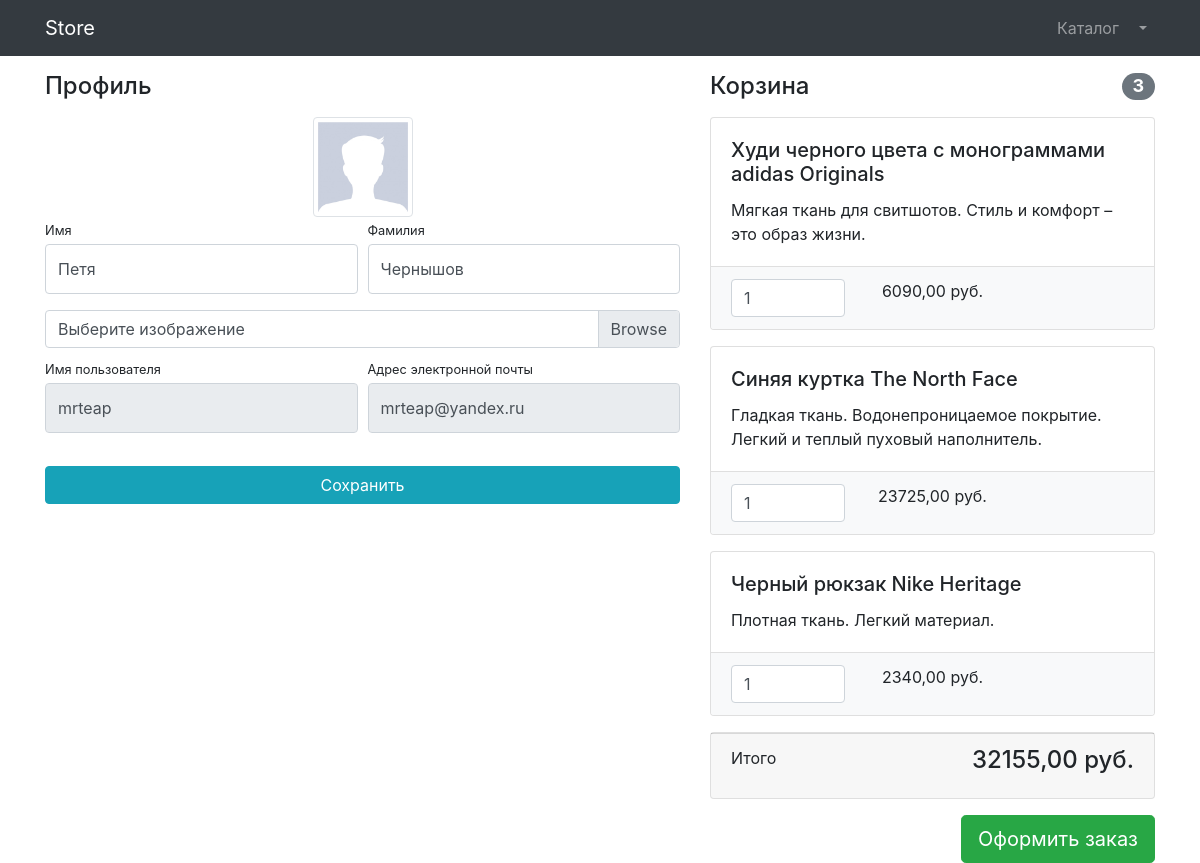
The app's page /users/prfile/7/ (signed in) with its own data.
### users/models.py (models this page shows)
class User(AbstractUser):
    image = models.ImageField(upload_to = 'users_images', null = True, blank = True)
    is_verified_email =  models.BooleanField(default = False)

### product/models.py (models this page shows, shortened)
class Basket(models.Model):
    user = models.ForeignKey(to = User, on_delete = models.CASCADE)
    product = models.ForeignKey(to = Product, on_delete = models.CASCADE)
    quantity = models.PositiveSmallIntegerField(default = 0)
    create_timestamp = models.DateTimeField(auto_now_add = True)
    objects = BasketQuerySet.as_manager()
    def sum(self):
        return self.product.price * self.quantity

class Product(models.Model):
    name = models.CharField(max_length = 255)
    description = models.TextField()
    price = models.DecimalField(max_digits = 8, decimal_places = 2)
    quantity = models.PositiveIntegerField(default = 0)
    image = models.ImageField(upload_to = 'products_images')
    category = models.ForeignKey(to=ProductCategory, on_delete = models.CASCADE)
    class Meta:
        verbose_name = 'product'
        verbose_name_plural = 'products'

### users/views.py (the view, shortened to what this page needs)
# urls.py: path('prfile/<int:pk>/', login_required(UserProfileView.as_view()), name='profile'),
class UserProfileView(TitleMixin, UpdateView):
    model = User
    form_class = UserProfileForm
    template_name = 'users/profile.html'
    title = 'Store-Личный кабинет'
    def get_context_data(self, **kwargs):
        context = super(UserProfileView, self).get_context_data()
        context['baskets'] = Basket.objects.filter(user=self.object)
        return context

### users/forms.py
class UserProfileForm(UserChangeForm):
    first_name = forms.CharField(widget = forms.TextInput(attrs = {'class': 'form-control py-4'}))
    last_name = forms.CharField(widget = forms.TextInput(attrs = {'class': 'form-control py-4'}))
    image = forms.ImageField(widget = forms.FileInput(attrs = {'class': 'custom-file-input'}), required = False)
    username = forms.CharField(widget = forms.TextInput(attrs = {'class': 'form-control py-4', 'readonly': True}))
    email = forms.CharField(widget = forms.TextInput(attrs = {'class': 'form-control py-4', 'readonly': True}))
    class Meta:
        model = User
        fields = ('first_name', 'last_name', 'image', 'username', 'email')

### common/views.py (called while the page is built)
    def get_context_data(self, **kwargs):
        context = super(TitleMixin, self).get_context_data(**kwargs)
        context['title'] = self.title
        return context

### product/models.py (called while the page is built)
    def total_sum(self):
        return sum(basket.sum() for basket in self)

    def total_quantity(self):
        return sum(basket.quantity for basket in self)

### users/templates/users/profile.html (shortened to what this page needs)
{% extends 'product/base.html' %}
{% load static %}
{% block css %}
    <link href="{% static 'vendor/css/profile.css' %}" rel="stylesheet">
{% endblock %}
{% block content %}
    <div class="container">
        <div class="row">
            <div class="col-lg-7">
                <h4 class="mt-3 mb-3">Профиль</h4>
                <div class="col-lg-12 text-center">
                    <img width="100" height="100"
                         src="{% if user.image %} {{ user.image.url }} {% else %}
                         {% static 'vendor/img/users/default_avatar.jpg' %} {% endif %}"
                         class="img-thumbnail">
                </div>
                <form action="{% url 'profile' user.id %}" method="post" enctype="multipart/form-data">
                    <div class="form-row">
                        <div class="col-lg-6">
                            <div class="form-group">
                                <label class="small mb-1" for="{{ form.first_name.id_for_label }}">Имя</label>
                                {{ form.first_name }}
                            </div>
                        </div>
                        <div class="col-lg-6">
                            <div class="form-group">
                                <label class="small mb-1" for="{{ form.last_name.id_for_label }}">Фамилия</label>
                                {{ form.last_name }}
                            </div>
                        </div>
                    </div>
                    <div class="form-row mb-2">
                        <div class="col-lg-12">
                            <div class="custom-file">
                                <label class="custom-file-label" for="{{ form.image.id_for_label }}">
                                    Выберите изображение
                                </label>
                            </div>
                        </div>
                    </div>
                    <div class="form-row">
                        <div class="col-lg-6">
                            <label class="small mb-1" for="{{ form.username.id_for_label }}">Имя пользователя</label>
                            {{ form.username }}
                        </div>
                        <div class="col-lg-6">
                            <label class="small mb-1" for="{{ form.email.id_for_label }}">
                                Адрес электронной почты
                            </label>
                            {{ form.email }}
                        </div>
                    </div>
                    <div class="form-row">
                        <div class="col-lg-12" style="margin-top: 33px;">
                            <input class="btn btn-info btn-block" type="submit" value="Сохранить">
                        </div>
                    </div>
                </form>
            </div>
            <div class="col-lg-5">
                {% include 'product/baskets.html' %}
            </div>
        </div>
    </div>
{% endblock %}

### product/templates/product/baskets.html (shortened to what this page needs)
{% if baskets %}
    <h4 class="mt-3 mb-3 d-flex justify-content-between align-items-center mb-3">
        Корзина <span class="badge badge-secondary badge-pill">{{ baskets.total_quantity }}</span>
    </h4>
    {% for basket in baskets %}
        <div class="card mb-3">
            <div class="card-body">
                <h5 class="card-title">{{ basket.product.name }}</h5>
                <p class="card-text">{{ basket.product.description }}</p>
            </div>
            <ul class="list-group list-group-flush">
                <li class="list-group-item bg-light">
                    <div class="row text-center">
                        <div class="col-lg-4">
                            <input name="basketID" type="number" class="form-control"
                                   value="{{ basket.quantity }}" min="0">
                        </div>
                        <div class="col-lg-4">{{ basket.sum }} руб.</div>
                        <div class="col-lg-4">
                        </div>
                    </div>
                </li>
            </ul>
        </div>
    {% endfor %}
    <div class="card mb-3">
        <div class="card-footer">
            <p class="float-left">Итого</p>
            <h4 class="float-right">{{ baskets.total_sum }} руб.</h4>
        </div>
    </div>
    <a class="btn btn-success btn-lg float-right" href="#">
        Оформить заказ
    </a>
{% else %}
    <h4 class="mt-3 mb-3 text-center">
        Корзина пуста
    </h4>
{% endif %}

### records on screen
User: first_name "Петя", last_name "Чернышов", username "mrteap", email "mrteap@yandex.ru"
Basket: total_quantity "3", product.name "Худи черного цвета с монограммами adidas Originals", product.description "Мягкая ткань для свитшотов. Стиль и комфорт – это образ жизни.", basketID "1", sum "6090,00", total_sum "32155,00"
Basket: product.name "Синяя куртка The North Face", product.description "Гладкая ткань. Водонепроницаемое покрытие. Легкий и теплый пуховый наполнитель.", basketID "1", sum "23725,00"
Basket: product.name "Черный рюкзак Nike Heritage", product.description "Плотная ткань. Легкий материал.", basketID "1", sum "2340,00"
